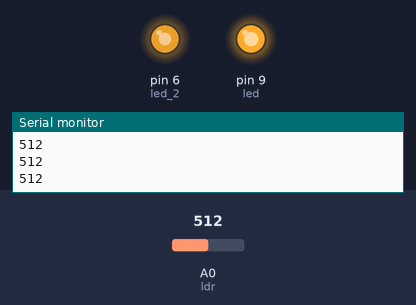
Recording of a sketch running on a simulated Arduino Uno, built with avr-gcc and run on an emulated ATmega328P. Shown: output pins drawn as LEDs (lit = HIGH), the last lines printed to the serial monitor. The test bench sets the inputs (shaded band); at power-on: A0 (ldr) = 512.

Above: at 1.3 s.
1.4 s: A0 (ldr) set to 716
At 2.8 s:
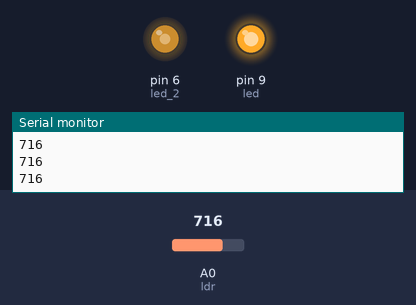
3.1 s: A0 (ldr) set to 900
At 4.5 s:
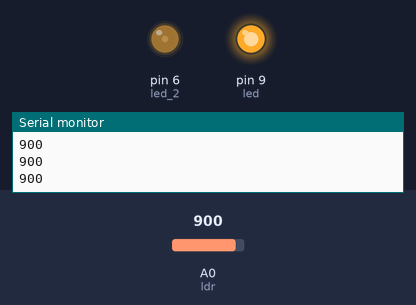
4.8 s: A0 (ldr) set to 122
At 5.4 s:
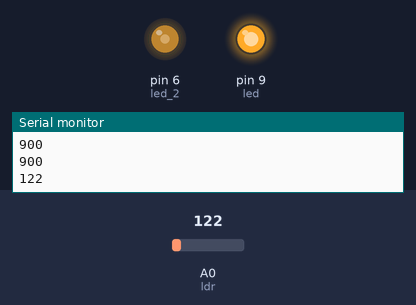
6.4 s: A0 (ldr) set to 0
At 7.3 s:
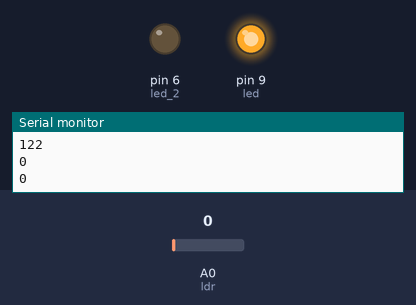
Timing chart, 0 to 9.1 s (numbered marks = the images above; inputs shaded):
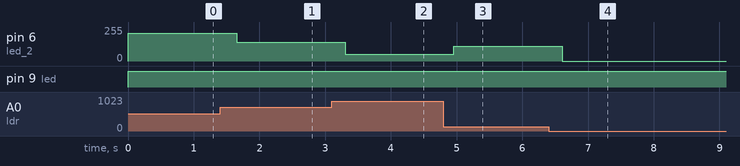

Measured:
- after the input at 1.4 s, pin 6 (led_2): 210/255 → 140/255 after 0.25 s
- after the input at 3.1 s, pin 6 (led_2): 140/255 → 51/255 after 0.20 s
- after the input at 4.8 s, pin 6 (led_2): 51/255 → 111/255 after 0.15 s
- after the input at 6.4 s, pin 6 (led_2): 111/255 → 0/255 after 0.20 s

The sketch:

Sensor_de_luminosidade_com_LDR.ino
```cpp
int led=9,led_2=6, ldr=A0,val,var;

void setup(){
  Serial.begin(9600);
  pinMode(led,OUTPUT);
  pinMode(led_2,OUTPUT);
  pinMode(ldr,INPUT);
}

void loop(){

  digitalWrite(led,HIGH);

  val=analogRead(ldr);

  Serial.println(val);

  var=map(val,0,280,0,255);

  analogWrite(led_2,var);

  delay(550);


}
```
